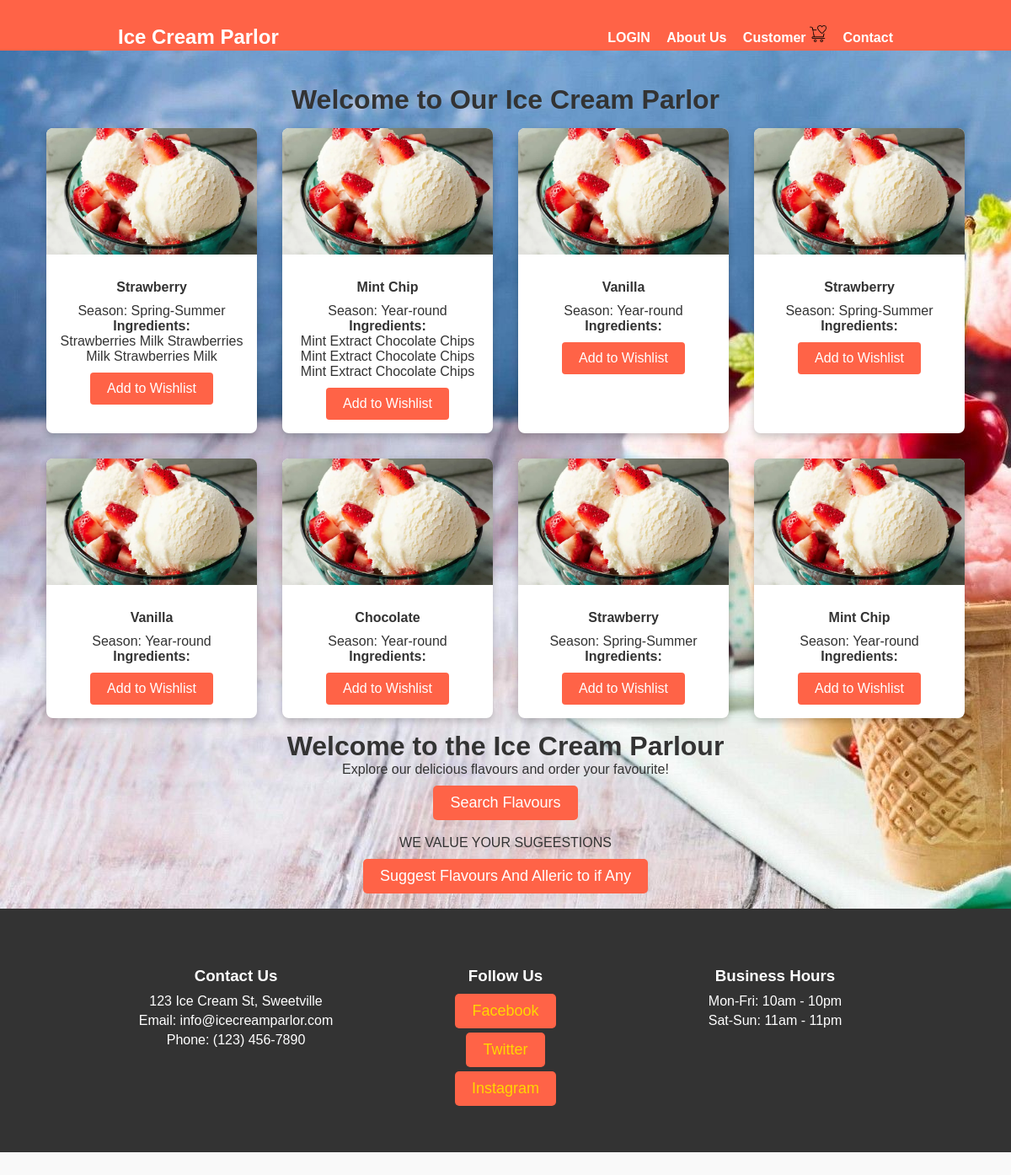
Page /customer on the committed database.
### tables this page shows
CREATE TABLE Flavours (
        id INTEGER PRIMARY KEY,
        flavor_name TEXT NOT NULL,
        seasonal_availability TEXT
    );

CREATE TABLE Inventory (
        id INTEGER PRIMARY KEY,
        flavor_id INTEGER,
        ingredient TEXT NOT NULL,
        quantity INTEGER,
        FOREIGN KEY (flavor_id) REFERENCES Flavours(id)
    );

### app.py (the view)
@app.route('/customer')
def customer():
    conn = get_db_connection()
    cursor = conn.cursor()
    cursor.execute('SELECT * FROM Flavours')
    flavours = cursor.fetchall()
    cursor.execute('SELECT * FROM Inventory')
    inventory = cursor.fetchall()
    conn.close()
    return render_template('customer.html', flavours=flavours,inventory=inventory)

### app.py (called while the page is built)
def get_db_connection():
    conn = sqlite3.connect(DATABASE)
    conn.row_factory = sqlite3.Row
    return conn

### templates/Customer.html (shortened to what this page needs)
<!DOCTYPE html>
<html lang="en">
  <head>
  </head>
  <body>
    <nav class="navbar">
      <div class="container">
        <div class="brand">
          <a href="/">Ice Cream Parlor</a>
        </div>
        <ul class="nav-links">
          <li><a href="/">LOGIN</a></li>
          <li><a href="">About Us</a></li>
          <li><a href="/customer">Customer</a></li>
          <img src="/static/images/wishlist.png" alt="Image" id="image1" class="image-clickable" style="width: 20px">
          <li><a href="">Contact</a></li>
        </ul>
      </div>
    </nav>
    <div class="main-content">
      <h1>Welcome to Our Ice Cream Parlor</h1>
      <div class="card-container">
    {% for flavour in flavours %}
    <div class="card">
        <img src="/static/images/flavour_placeholder.webp" alt="Ice Cream" />
        <div class="container-card">
            <h4><b>{{ flavour['flavor_name'] }}</b></h4>
            <p>Season: {{ flavour['seasonal_availability'] }}</p>
            <p><b>Ingredients:</b></p>
            <ul>
                {% for item in inventory %}
                {% if item['flavor_id'] == flavour['id'] %}
                {{ item['ingredient'] }}
                {% endif %}
                {% endfor %}
            </ul>
            <button class="btn add-to-wishlist">Add to Wishlist</button>
        </div>
    </div>
    {% endfor %}
</div>
<div class="content">
    <h1>Welcome to the Ice Cream Parlour</h1>
    <p>Explore our delicious flavours and order your favourite!</p>
    <a href="/search" class="btn">Search Flavours</a>
</div>
<br>
<div class="content">
    <p>WE VALUE YOUR SUGEESTIONS</p>
     <a href="/suggest-flavour" class="btn btn-primary">Suggest Flavours And Alleric to if Any</a>
</div>
<br>
    <footer>
      <div class="container">
        <div class="footer-content">
          <div class="footer-section">
            <h3>Contact Us</h3>
            <p>123 Ice Cream St, Sweetville</p>
            <p>Email: info@icecreamparlor.com</p>
            <p>Phone: (123) 456-7890</p>
          </div>
          <div class="footer-section">
            <h3>Follow Us</h3>
            <ul class="social-media">
              <li><a href="#">Facebook</a></li>
              <li><a href="#">Twitter</a></li>
              <li><a href="#">Instagram</a></li>
            </ul>
          </div>
          <div class="footer-section">
            <h3>Business Hours</h3>
            <p>Mon-Fri: 10am - 10pm</p>
            <p>Sat-Sun: 11am - 11pm</p>
          </div>
        </div>
      </div>
    </footer>
  </body>
</html>

### templates/Customer.html (style rules this page uses)
body, h1, h2, p, ul { margin: 0; padding: 0; }
body { font-family: Arial, sans-serif; background-color: #f9f9f9; color: #333; background-image: url("/static/images/bg.jpg"); background-repeat: no-repeat; }
.container { width: 80%; margin: 0 auto; padding: 20px; }
.navbar { background-color: #ff6347; color: #fff; padding: 10px 0; }
.navbar .brand { float: left; font-size: 24px; font-weight: bold; padding-left: 20px; }
.navbar .brand a { color: #fff; text-decoration: none; }
.navbar .nav-links { list-style: none; float: right; padding-right: 20px; }
.navbar .nav-links li { display: inline; margin-left: 15px; }
.navbar .nav-links a { color: #fff; text-decoration: none; font-weight: bold; transition: color 0.3s; }
.main-content { text-align: center; margin: 40px 0; }
.main-content a { display: inline-block; padding: 10px 20px; background-color: #ff6347; color: #fff; text-decoration: none; font-size: 18px; border-radius: 5px; transition: background-color 0.3s; }
.card-container { display: flex; flex-wrap: wrap; justify-content: center; }
.card { box-shadow: 0 4px 8px 0 rgba(0, 0, 0, 0.2); transition: 0.3s; width: 250px; margin: 15px; background-color: #fff; border-radius: 8px; overflow: hidden; }
.card img { width: 100%; height: 150px; object-fit: cover; }
.container-card { padding: 16px; text-align: center; }
.container-card h4 { margin: 10px 0; }
.btn { background-color: #ff6347; color: #fff; border: none; padding: 10px 20px; text-align: center; text-decoration: none; display: inline-block; font-size: 16px; margin-top: 10px; border-radius: 4px; transition: background-color 0.3s; }
footer { background-color: #333; color: #fff; padding: 20px 0; text-align: center; }
.footer-content { display: flex; flex-wrap: wrap; justify-content: space-around; }
.footer-section { width: 30%; margin: 10px 0; }
.footer-section h3 { margin-bottom: 10px; }
.footer-section p { margin-bottom: 5px; }
.footer-section ul { list-style: none; padding: 0; }
.footer-section ul li { margin-bottom: 5px; }
.footer-section ul a { color: #ffd700; text-decoration: none; }

### rows in the picture
Flavours: flavor_name "Strawberry", seasonal_availability "Spring-Summer"
Inventory: ingredient "Strawberries"
Inventory: ingredient "Milk"
Inventory: ingredient "Strawberries"
Inventory: ingredient "Milk"
Inventory: ingredient "Strawberries"
Inventory: ingredient "Milk"
Flavours: flavor_name "Mint Chip", seasonal_availability "Year-round"
Inventory: ingredient "Mint Extract"
Inventory: ingredient "Chocolate Chips"
Inventory: ingredient "Mint Extract"
Inventory: ingredient "Chocolate Chips"
Inventory: ingredient "Mint Extract"
Inventory: ingredient "Chocolate Chips"
Flavours: flavor_name "Vanilla", seasonal_availability "Year-round"
Flavours: flavor_name "Strawberry", seasonal_availability "Spring-Summer"
Flavours: flavor_name "Vanilla", seasonal_availability "Year-round"
Flavours: flavor_name "Chocolate", seasonal_availability "Year-round"
Flavours: flavor_name "Strawberry", seasonal_availability "Spring-Summer"
Flavours: flavor_name "Mint Chip", seasonal_availability "Year-round"
